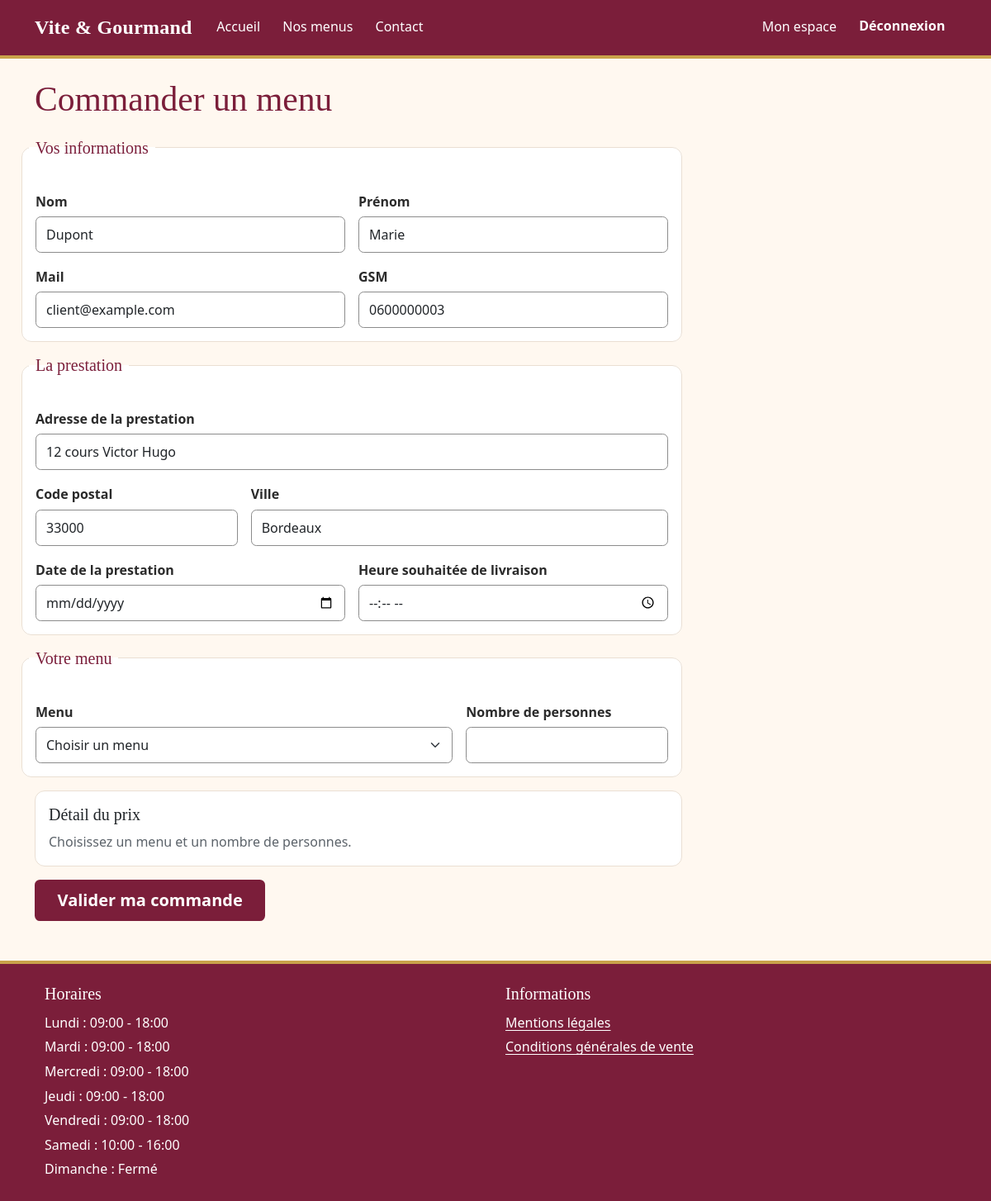
Page /commande.php (signed in) on the committed database.
### tables this page shows
CREATE TABLE utilisateur (
    utilisateur_id INT AUTO_INCREMENT PRIMARY KEY,
    email          VARCHAR(150) NOT NULL UNIQUE,   
    password_hash  VARCHAR(255) NOT NULL,          
    nom            VARCHAR(80)  NOT NULL,
    prenom         VARCHAR(80)  NOT NULL,
    telephone      VARCHAR(20)  NOT NULL,
    adresse_postale VARCHAR(255) NOT NULL,
    code_postal    VARCHAR(10)  NOT NULL,
    ville          VARCHAR(100) NOT NULL,
    pays           VARCHAR(60)  NOT NULL DEFAULT 'France',
    actif          BOOLEAN NOT NULL DEFAULT TRUE,  
    reset_token_hash VARCHAR(255) NULL,            
    reset_expire_le  DATETIME NULL,
    cree_le        DATETIME NOT NULL DEFAULT CURRENT_TIMESTAMP,
    role_id        INT NOT NULL,
    CONSTRAINT fk_utilisateur_role FOREIGN KEY (role_id) REFERENCES role(role_id)
);

CREATE TABLE horaire (
    horaire_id     INT AUTO_INCREMENT PRIMARY KEY,
    jour           ENUM('lundi','mardi','mercredi','jeudi','vendredi','samedi','dimanche') NOT NULL UNIQUE,
    heure_ouverture TIME NULL,                     
    heure_fermeture TIME NULL
);

### includes/security.php (called while the page is built, shortened)
<?php
function e(?string $v): string {
    return htmlspecialchars((string)$v, ENT_QUOTES | ENT_SUBSTITUTE, 'UTF-8');
}
function current_user(): ?array {
    return $_SESSION['user'] ?? null;
}
function require_login(): array {
    $u = current_user();
    require_once __DIR__ . '/db.php';
    return $u;
}

### includes/db.php (called while the page is built, shortened)
<?php
function config(): array
{
    static $c = null;
    return $c ??= require __DIR__ . '\..\config\config.php';
}
function db(): PDO
{
    static $pdo = null;
    if ($pdo === null) {
        $c = config()['db'];
        $dsn = "mysql:host={$c['host']};dbname={$c['name']};charset=utf8mb4";
        $pdo = new PDO($dsn, $c['user'], $c['pass'], [
            PDO::ATTR_ERRMODE            => PDO::ERRMODE_EXCEPTION,
            PDO::ATTR_DEFAULT_FETCH_MODE => PDO::FETCH_ASSOC,
            PDO::ATTR_EMULATE_PREPARES   => false,
        ]);
    }
    return $pdo;
}

### public/commande.php (the view, shortened to what this page needs)
<?php
require_once __DIR__ . '/../includes/db.php';
require_once __DIR__ . '/../includes/security.php';
$session = require_role(['utilisateur']);
$pdo = db();
$stmt = $pdo->prepare('SELECT * FROM utilisateur WHERE utilisateur_id = ?');
$stmt->execute([$session['id']]);
$client = $stmt->fetch();
$old = [
    'menu_id'         => (int)($_GET['menu_id'] ?? 0),
    'adresse'         => $client['adresse_postale'],
    'code_postal'     => $client['code_postal'],
    'ville'           => $client['ville'],
    'date_prestation' => '',
    'heure'           => '',
    'distance_km'     => '',
    'nombre_personne' => '',
];
require __DIR__ . '/../includes/header.php';
?>
<h1>Commander un menu</h1>
<form method="post" id="form-commande" class="row g-3" style="max-width:800px" novalidate>
    <fieldset class="row g-3">
        <legend class="h5">Vos informations</legend>
        <div class="col-md-6"><label class="form-label" for="nom">Nom</label>
            <input class="form-control" id="nom" value="<?= e($client['nom']) ?>" readonly></div>
        <div class="col-md-6"><label class="form-label" for="prenom">Prénom</label>
            <input class="form-control" id="prenom" value="<?= e($client['prenom']) ?>" readonly></div>
        <div class="col-md-6"><label class="form-label" for="mail">Mail</label>
            <input class="form-control" id="mail" value="<?= e($client['email']) ?>" readonly></div>
        <div class="col-md-6"><label class="form-label" for="gsm">GSM</label>
            <input class="form-control" id="gsm" value="<?= e($client['telephone']) ?>" readonly></div>
    </fieldset>
    <fieldset class="row g-3">
        <legend class="h5">La prestation</legend>
        <div class="col-12"><label class="form-label" for="adresse">Adresse de la prestation</label>
            <input class="form-control" id="adresse" name="adresse" required value="<?= e($old['adresse']) ?>"></div>
        <div class="col-md-4"><label class="form-label" for="code_postal">Code postal</label>
            <input class="form-control" id="code_postal" name="code_postal" required value="<?= e($old['code_postal']) ?>"></div>
        <div class="col-md-8"><label class="form-label" for="ville">Ville</label>
            <input class="form-control" id="ville" name="ville" required value="<?= e($old['ville']) ?>"></div>
        <div class="col-md-6"><label class="form-label" for="date_prestation">Date de la prestation</label>
            <input class="form-control" type="date" id="date_prestation" name="date_prestation" required value="<?= e($old['date_prestation']) ?>"></div>
        <div class="col-md-6"><label class="form-label" for="heure">Heure souhaitée de livraison</label>
            <input class="form-control" type="time" id="heure" name="heure" required value="<?= e($old['heure']) ?>"></div>
    </fieldset>
    <fieldset class="row g-3">
        <legend class="h5">Votre menu</legend>
        <div class="col-md-8"><label class="form-label" for="menu_id">Menu</label>
            <select class="form-select" id="menu_id" name="menu_id" required>
                <option value="">Choisir un menu</option>
            </select></div>
        <div class="col-md-4"><label class="form-label" for="nombre_personne">Nombre de personnes</label>
            <input class="form-control" type="number" min="1" id="nombre_personne" name="nombre_personne" required value="<?= e($old['nombre_personne']) ?>"></div>
    </fieldset>
    <div class="col-12">
        <div class="card"><div class="card-body" role="status" aria-live="polite" id="recap-prix">
            <h2 class="h5">Détail du prix</h2>
            <p class="mb-0 text-muted" id="recap-texte">Choisissez un menu et un nombre de personnes.</p>
        </div></div>
    </div>
    <div class="col-12"><button class="btn btn-vg btn-lg" type="submit">Valider ma commande</button></div>
</form>
<?php require __DIR__ . '/../includes/footer.php'; ?>

### includes/footer.php (shortened to what this page needs)
</main>
<?php
$horaires = db()->query("SELECT jour, heure_ouverture, heure_fermeture FROM horaire ORDER BY FIELD(jour,'lundi','mardi','mercredi','jeudi','vendredi','samedi','dimanche')")->fetchAll();
?>
<footer class="bg-vg text-white py-4 mt-4">
    <div class="container row mx-auto">
        <section class="col-md-6" aria-labelledby="titre-horaires">
            <h2 class="h5" id="titre-horaires">Horaires</h2>
            <ul class="list-unstyled mb-0">
            <?php foreach ($horaires as $h): ?>
                <li><?= e(ucfirst($h['jour'])) ?> :
                    <?= $h['heure_ouverture'] ? e(substr($h['heure_ouverture'],0,5)) . ' - ' . e(substr($h['heure_fermeture'],0,5)) : 'Fermé' ?>
                </li>
            <?php endforeach; ?>
            </ul>
        </section>
        <nav class="col-md-6" aria-label="Informations légales">
            <h2 class="h5">Informations</h2>
            <ul class="list-unstyled mb-0">
                <li><a class="text-white" href="/mentions-legales.php">Mentions légales</a></li>
                <li><a class="text-white" href="/cgv.php">Conditions générales de vente</a></li>
            </ul>
        </nav>
    </div>
</footer>
</body>
</html>

### public/assets/css/style.css (style rules this page uses)
:root { --vg-bordeaux: #7b1e3a; --vg-bordeaux-fonce: #5e162c; --vg-bordeaux-nuit: #3d0d1c; --vg-creme: #fff8f0; --vg-creme-fonce: #f4e9dc; --vg-or: #8a6a12; --vg-or-clair: #c9a24a; --vg-texte: #2b2b2b; --vg-gris: #5c636a; --vg-bordure: #eadfd3; --vg-focus: #0b57d0; --vg-blanc: #fff; --vg-rayon: .75rem; --vg-rayon-petit: .4rem; --vg-ombre: 0 .25rem .75rem rgba(61, 13, 28, .08); --vg-ombre-forte: 0 .6rem 1.4rem rgba(61, 13, 28, .16); --vg-serif: Georgia, "Times New Roman", serif; --vg-sans: system-ui, -apple-system, "Segoe UI", Roboto, "Helvetica Neue", Arial, sans-serif; }
html { scroll-behavior: smooth; }
body { background: var(--vg-creme); color: var(--vg-texte); font-family: var(--vg-sans); font-size: 1rem; line-height: 1.65; }
h1, h2, h3, h4, .navbar-brand { font-family: var(--vg-serif); line-height: 1.25; }
h1, h2 { color: var(--vg-bordeaux); }
h1 { font-size: clamp(1.9rem, 4vw, 2.6rem); margin-bottom: 1.25rem; }
main p, main li { max-width: 75ch; }
main .row p, main .card p, main td p { max-width: none; }
a { color: var(--vg-bordeaux); text-underline-offset: .2em; }
.text-muted, .form-text { color: var(--vg-gris) !important; }
.bg-vg { background-color: var(--vg-bordeaux); }
.btn { border-radius: var(--vg-rayon-petit); font-weight: 600; min-height: 44px; display: inline-flex; align-items: center; justify-content: center; }
.btn-lg { padding-inline: 1.6rem; }
.btn-vg { background: var(--vg-bordeaux); border: 2px solid var(--vg-bordeaux); color: #fff; }
.card { border: 1px solid var(--vg-bordure); border-radius: var(--vg-rayon); overflow: hidden; background: #fff; }
.form-label { font-weight: 600; margin-bottom: .3rem; }
.form-control, .form-select { border: 1px solid #8c8c8c; border-radius: var(--vg-rayon-petit); min-height: 44px; background-color: #fff; }
fieldset { border: 1px solid var(--vg-bordure); border-radius: var(--vg-rayon); padding: 1rem 1.25rem; background: #fff; }
legend.h5, legend.h6, legend { color: var(--vg-bordeaux); font-family: var(--vg-serif); float: none; width: auto; padding-inline: .5rem; }
footer.bg-vg { border-top: 4px solid var(--vg-or-clair); }
footer h2 { color: #fff; font-size: 1.15rem; margin-bottom: .6rem; }
footer ul li { padding-block: .1rem; }
footer a { color: #fff; text-decoration: underline; }

### rows in the picture
utilisateur: nom "Dupont", prenom "Marie", email "client@example.com", telephone "0600000003", adresse "12 cours Victor Hugo", code_postal "33000", ville "Bordeaux"
horaire: jour "Lundi", heure_ouverture "09:00", heure_fermeture "18:00"
horaire: jour "Mardi", heure_ouverture "09:00", heure_fermeture "18:00"
horaire: jour "Mercredi", heure_ouverture "09:00", heure_fermeture "18:00"
horaire: jour "Jeudi", heure_ouverture "09:00", heure_fermeture "18:00"
horaire: jour "Vendredi", heure_ouverture "09:00", heure_fermeture "18:00"
horaire: jour "Samedi", heure_ouverture "10:00", heure_fermeture "16:00"
horaire: jour "Dimanche", shows "Fermé"
